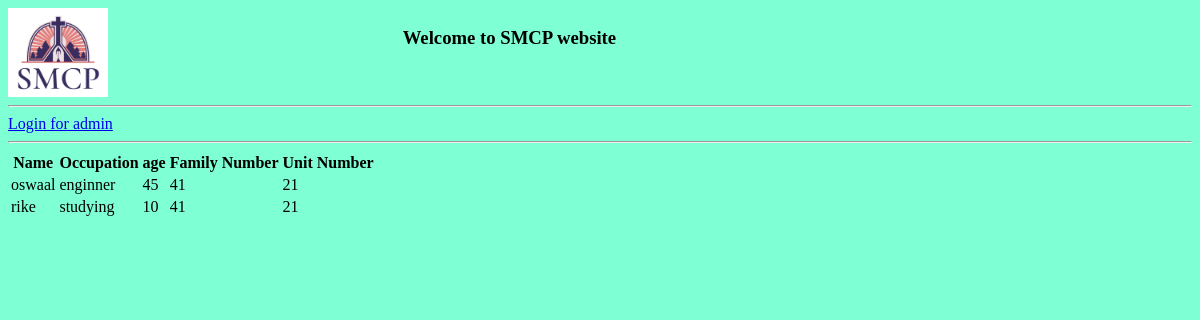
The page /searchperson/ on the database its author committed.
### base/models.py (models this page shows, shortened)
class person(models.Model):
    familynumber = models.ForeignKey(family,on_delete=models.SET_NULL, null = True)
    name = models.CharField(max_length=100)
    relation = models.CharField(max_length=100)
    occupation = models.CharField(max_length=100)
    phone  = models.CharField(max_length=100, blank=True ,null=True)
    age = models.IntegerField()

class family(models.Model):
    unitnumber = models.ForeignKey(bcc_unit,on_delete=models.SET_NULL, null = True)
    familynumber = models.IntegerField()
    address = models.CharField(max_length=400)
    phone = models.CharField(max_length=100)
    def __str__(self):
        return str(self.familynumber)

class bcc_unit(models.Model):
    unitname = models.CharField(max_length=100)
    unitnumber = models.IntegerField()
    leaders = models.CharField(max_length=100)
    secretary = models.CharField(max_length=100)
    pastoral_minstry = models.CharField(max_length=100)
    education_minstry = models.CharField(max_length=100)
    social_action_minstry = models.CharField(max_length=100)
    family_minstry = models.CharField(max_length=100)
    laity_minstry = models.CharField(max_length=100)
    youth_minstry = models.CharField(max_length=100)
    def __str__(self):
        return str(self.unitnumber)

### base/views.py (the view)
# urls.py: path('searchperson/',views.searchperson,name='searchperson'),
def searchperson(request):
    cat = request.POST.get('cat')
    q= request.POST.get('q') if request.POST.get('q') != None else ''
    if cat == 'name':
        persons = person.objects.filter(name__icontains=q)
    elif cat == 'occupation':
        persons = person.objects.filter(occupation__icontains=q)
    elif cat == 'age':
        persons = person.objects.filter(age__icontains=q)
    elif cat == 'familynumber':
        persons = person.objects.filter(familynumber__familynumber__icontains=q)
    elif cat=='age less than':
        persons= person.objects.filter(age__lt=q)
    elif cat =='age greater than':
        persons= person.objects.filter(age__gt=q)
    else:
        persons =person.objects.filter(
            Q(name__icontains=q) |
            Q(occupation__icontains=q) |
            Q(age__icontains=q)
        )
    context = {'persons':persons,'cat':cat}
    return render(request,'base/searchperson.html',context)

### base/templates/base/searchperson.html (shortened to what this page needs)
{% extends 'main.html' %}
{% block content %}
<head>
  <link rel="stylesheet" type="text/css" media="screen" src="/static/styles/searchperson.css">
</head>
<body>
  <table>
    <tr>
      <th>Name</th>
      <th>Occupation</th>
      <th>age</th>
      <th>Family Number</th>
      <th>Unit Number</th>
    </tr>
    {% for person in persons %}
    <tr>
      <td>{{person.name}}</td>
      <td>{{person.occupation}}</td>
      <td>{{person.age}}</td>
      <td>{{person.familynumber}}</td>
      <td>{{person.familynumber.unitnumber}}</td>
    </tr>
    {% endfor %}
  </table>
</body>
</html>
{% endblock content %}

### static/styles/main.css (style rules this page uses)
body { background-color: aquamarine; }

### rows shown on the page
person: name "oswaal", occupation "enginner", age "45", familynumber "41", familynumber.unitnumber "21"
person: name "rike", occupation "studying", age "10", familynumber "41", familynumber.unitnumber "21"
